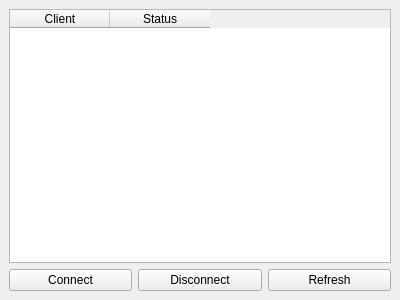
<?xml version="1.0" encoding="UTF-8"?>
<ui version="4.0">
 <class>Navigation_View</class>
 <widget class="QMainWindow" name="Navigation_View">
  <property name="geometry">
   <rect>
    <x>0</x>
    <y>0</y>
    <width>400</width>
    <height>300</height>
   </rect>
  </property>
  <property name="windowTitle">
   <string>Navigation</string>
  </property>
  <widget class="QWidget" name="centralwidget">
   <layout class="QGridLayout" name="gridLayout">
    <item row="0" column="0">
     <widget class="QTableWidget" name="navigation_tableWidget">
      <column>
       <property name="text">
        <string>Client</string>
       </property>
      </column>
      <column>
       <property name="text">
        <string>Status</string>
       </property>
      </column>
     </widget>
    </item>
    <item row="1" column="0">
     <layout class="QHBoxLayout" name="horizontalLayout">
      <item>
       <widget class="QPushButton" name="connect_pushButton">
        <property name="text">
         <string>Connect</string>
        </property>
       </widget>
      </item>
      <item>
       <widget class="QPushButton" name="disconnect_pushButton">
        <property name="text">
         <string>Disconnect</string>
        </property>
       </widget>
      </item>
      <item>
       <widget class="QPushButton" name="refresh_pushButton">
        <property name="text">
         <string>Refresh</string>
        </property>
       </widget>
      </item>
     </layout>
    </item>
   </layout>
  </widget>
 </widget>
 <resources/>
 <connections/>
</ui>
